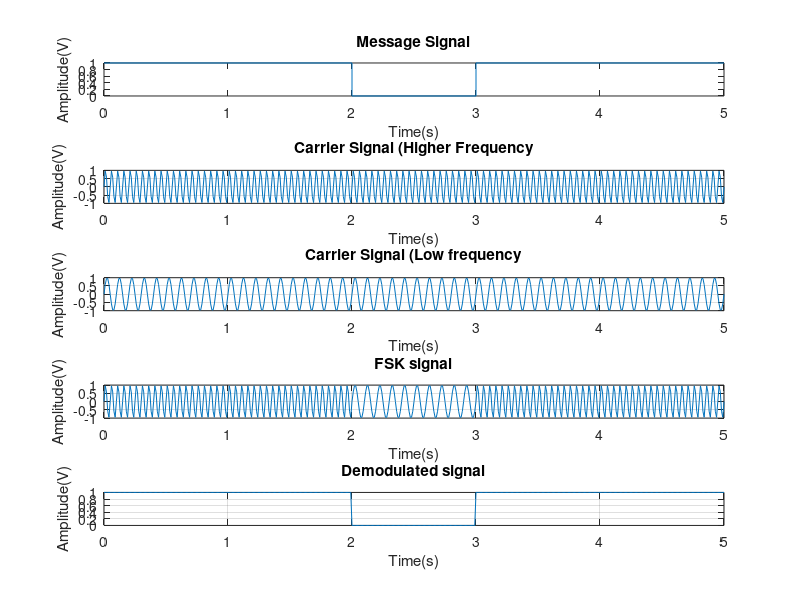

The MATLAB script that drew this image:
close all;
clear all;
clf;
fc=20
fc1=10
n=[1 1 0 1 1 ]
l=length(n)
if n(l)==1
    n(l+1)=1
else
    n(l+1)=0
end
l1=length(n)
tn=0:l1-1
subplot(5,1,1)
stairs(tn,n);
xlabel('Time(s)');
ylabel('Amplitude(V)')
title('Message Signal');
t=0:0.01:l
c1=sin(2*pi*fc*t)
subplot(5,1,2)
plot(t,c1);
xlabel('Time(s)');
ylabel('Amplitude(V)');
title('Carrier Signal (Higher Frequency');
grid on;
t=0:0.01:l
c2=sin(2*pi*fc1*t)
subplot(5,1,3)
plot(t,c2);
xlabel('Time(s)');
ylabel('Amplitude(V)');
title('Carrier Signal (Low frequency');
grid on;
for i=1:l
    for(j=(i-1)*100:i*100)
        if(n(i)==1)
            s(j+1)=c1(j+1)
        else
            s(j+1)=c2(j+1);
       end
    end
end
subplot(5,1,4);
plot(t,s);
xlabel('Time(s)');
ylabel('Amplitude(V)');
title('FSK signal');
grid on;
for i=1:l
    for j=(i-1)*100:i*100
        if(s(j+1)==c1(j+1))
            x(j+1)=1;
        else
            x(j+1)=0;
        end
    end
end
subplot(5,1,5)
plot(t,x);
xlabel('Time(s)');
ylabel('Amplitude(V)');
title('Demodulated signal');
grid on;
